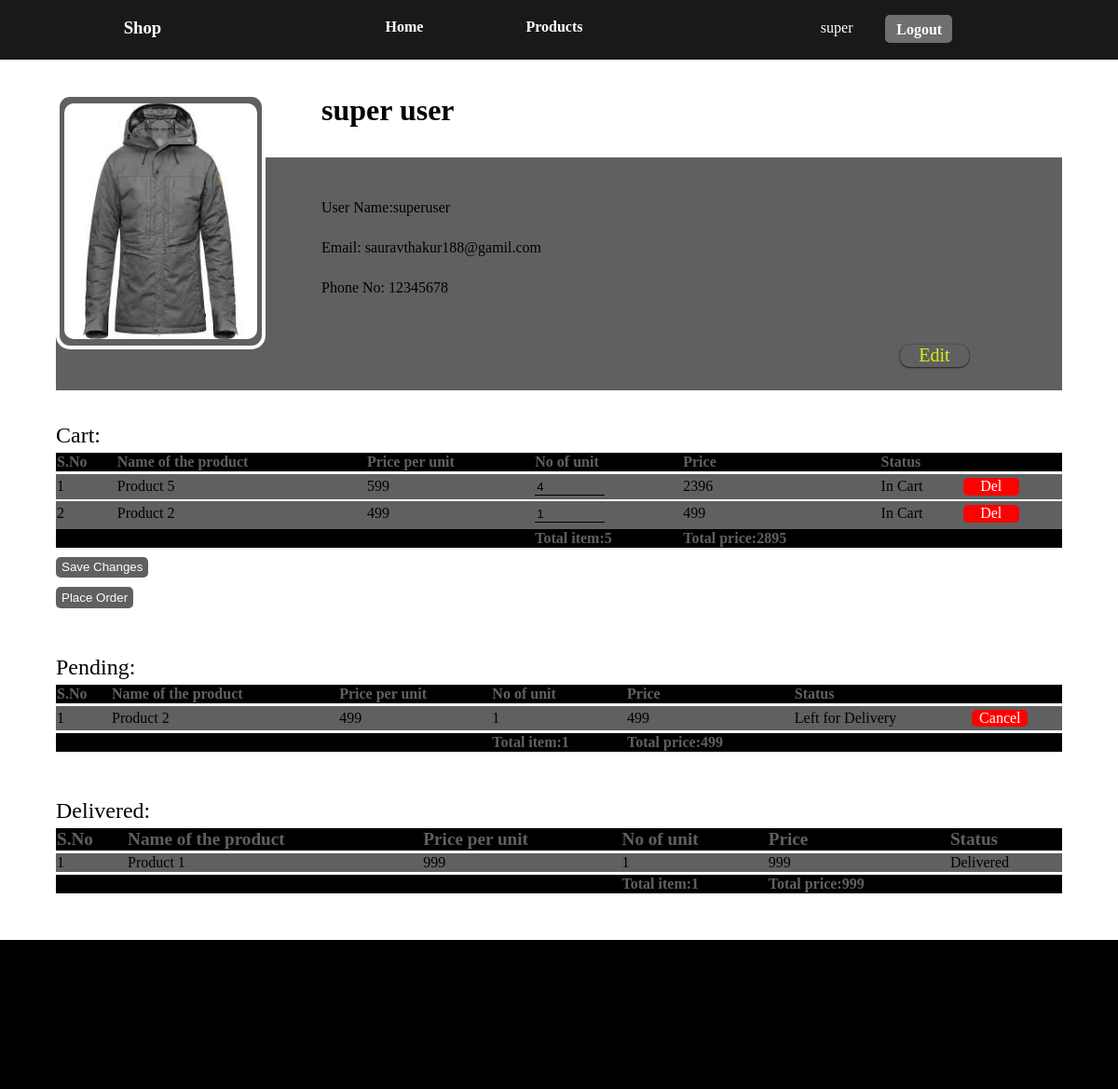
Screenshot of /user/user_info/ (signed in) with the database file from the repository.
### user/models.py (models this page shows, shortened)
class User(AbstractUser):
    profile_picture=models.ImageField(upload_to='img/user_profile_picture',null=True)
    phone_no=models.IntegerField(null=True)
    address=models.CharField(null=True,max_length=200)

### products/models.py (models this page shows, shortened)
class order(models.Model):
    delivery_choices=(
        ('Liked','Liked'),
        ('In Cart','In Cart'),
        ('Pending','Pending'),
        ('Left for Delivery','Left for Delivery'),
        ('Delivered','Delivered'),
    )
    customer=models.ForeignKey(User,on_delete=models.CASCADE)
    product=models.ForeignKey(product,on_delete=models.CASCADE)
    status=models.CharField(max_length=200,choices=delivery_choices,default='Liked')
    quantity=models.IntegerField(default=1)

class product(models.Model):
    product_name=models.CharField(max_length=80,unique=True)
    image=models.ImageField(upload_to='media/img')
    price=models.IntegerField()
    produuct_description=models.TextField()

### user/views.py (the view, shortened to what this page needs)
# urls.py: path('user_info/',views.user_info,name="user_info"),
def user_info(request):
    cart_items=order.objects.filter(customer=request.user).filter(status='In Cart')
    delivered_items=order.objects.filter(customer=request.user).filter(status='Delivered')
    pending_items=order.objects.filter(customer=request.user).filter(status='Pending') | order.objects.filter(customer=request.user).filter(status='Left for Delivery')
    context={
        'profile':request.user,
        'cart_items':cart_items,
        'pending_items':pending_items,
        'delivered_items':delivered_items
    }
    if request.user.is_authenticated:
        return render(request,'user_info.html',context)
    else:
        pass

### user/templates/user_info.html (shortened to what this page needs)
{% extends 'base.html' %}
{% load static %}
{% block css %}
    <link rel="stylesheet" href="{% static 'css/user-info.css' %}">
{% endblock %}
{% block content %}
    <div class="user-info">
        <div class="img-container">
            {% if profile.profile_picture %}
                <img src="{{profile.profile_picture.url}}" alt="" srcset="">
            {% endif %}
        </div>
        <h3 class="user-name">{{profile.first_name}} {{profile.last_name}}</h3>
        <div class="descrip">
            <p>User Name:{{profile.username}}</p>
            <p>Email:    {{profile.email}}</p>
            <p>Phone No: {{profile.phone_no}}</p><br><br>
            <div class="edit-info-btn">
                <a href="/user/edituserinfo">Edit</a>
            </div>
        </div>
    </div>
    {% if cart_items %}
        <div class="cart-products">
                <h4 class="cart-title">Cart:</h4>
                <table>
                    <tr class="title-row">
                        <th>S.No</th>
                        <th>Name of the product</th>
                        <th>Price per unit</th>
                        <th>No of unit</th>
                        <th>Price</th>
                        <th>Status</th>
                        <th></th>
                    </tr>
                    {% for item in cart_items %}
                            <tr class="cart-item">
                                <td class="cart-serial-no"></td>
                                <td>{{item.product.product_name}}</td>
                                <td class="item-price">{{item.product.price}}</td>
                                <td class="item-quantity">
                                    <input type="number" name="item_qtn" value="{{item.quantity}}" id="{{item.id}}" form="change">
                                </td>
                                <td class="tot-price"></td>
                                <td class="status">{{item.status}}</td>
                                <td class="delete-btn">
                                    <div class="delete-button">Del</div>
                                </td>
                            </tr>
                    {% endfor %}
                    <tr class="cart-total">
                        <td></td>
                        <td></td>
                        <td></td>
                        <td class="tot-item-quantity">Total items:</td>
                        <td class="tot-price">Total price:</td>
                        <td></td>
                        <td></td>
                    </tr>
                </table>
                <input type="submit" name="btn" value="Save Changes" form="change" class="cart-btn"><br>
                <input type="submit" name="btn" value="Place Order" form="order" class="cart-btn">
        </div>
    {% endif %}
    {% if pending_items %}
        <div class="pending-items">
            <h4 class="cart-title">Pending:</h4>
                <table>
                    <tr class="title-row">
                        <th>S.No</th>
                        <th>Name of the product</th>
                        <th>Price per unit</th>
                        <th>No of unit</th>
                        <th>Price</th>
                        <th>Status</th>
                        <th></th>
                    </tr>
                    {% for item in pending_items %}
                        <tr class="pending-item">
                            <td class="pending-serial-no"></td>
                            <td>{{item.product.product_name}}</td>
                            <td class="item-price">{{item.product.price}}</td>
                            <td class="item-quantity">{{item.quantity}}</td>
                            <td class="pending-tot-price"></td>
                            <td class="status">{{item.status}}</td>
                            <td class="delete-btn">
                                <div class="delete-button">Cancel</div>
                            </td>
                        </tr>
                    {% endfor %}
                    <tr class="pending-total">
                        <td></td>
                        <td></td>
                        <td></td>
                        <td class="atot-item-quantity">Total items:</td>
                        <td class="atot-price">Total price:</td>
                        <td></td>
                        <td></td>
                    </tr>
                </table>
        </div>
    {% endif %}
    {% if delivered_items %}
    <div class="delivered-items">
        <h4 class="cart-title">Delivered:</h4>
            <table>
                <tr class="title-row">
                    <th>S.No</th>
                    <th>Name of the product</th>
                    <th>Price per unit</th>
                    <th>No of unit</th>
                    <th>Price</th>
                    <th>Status</th>
                </tr>
                {% for item in delivered_items %}
                    <tr class="delivered-item">
                        <td class="delivered-serial-no"></td>
                        <td>{{item.product.product_name}}</td>
                        <td class="item-price">{{item.product.price}}</td>
                        <td class="item-quantity">{{item.quantity}}</td>
                        <td class="pending-tot-price"></td>
                        <td class="status">{{item.status}}</td>
                    </tr>
                {% endfor %}
                <tr class="delivered-total">
                    <td></td>
                    <td></td>
                    <td></td>
                    <td>Total items:</td>
                    <td>Total price:</td>
                    <td></td>
                </tr>
            </table>
    </div>
{% endif %}
{% endblock %}

### products/templates/base.html (shortened to what this page needs)
{% load static %}
<!DOCTYPE html>
<html lang="en">
<head>
    {% block css %}
    {% endblock %}
</head>
<body>
    <header class="nav">
            <div id="logo-container">
                <h3 class="logo">Shop</h3>
            </div>
            <div class="link-container">
                <ul class="links">
                    <li class="link"><a href="/">Home</a></li>
                    <li class="link"><a href="/products/">Products</a></li>
                </ul>
            </div>
            <div class="user-options">
                {% if user.is_authenticated %}
                    <div class="name"><a href="/user/user_info">{{user.first_name}}</a></div>
                    <div class="logout"><a href="/user/logout">Logout</a></div>
                {% else %}
                    <div class="register"><a href="/user/register">Register</a></div>
                    <div class="login" ><a href="/user/login/">Login</a></div>
                {% endif %}
            </div>
    </header>
    {% block content %}
    {% endblock %}
    <footer>
    </footer>
</body>
</html>

### rows the page displays
User: first_name "super", profile_picture (picture), last_name "user", username "superuser", email "sauravthakur188@gamil.com", phone_no "12345678"
order: product.product_name "Product 5", product.price "599", item_qtn "4", status "In Cart"
order: product.product_name "Product 2", product.price "499", item_qtn "1", status "In Cart"
order: product.product_name "Product 2", product.price "499", quantity "1", status "Left for Delivery"
order: product.product_name "Product 1", product.price "999", quantity "1", status "Delivered"
